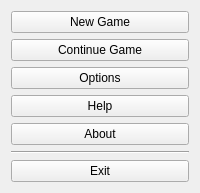
  <widget class="QWidget" name="page">
   <layout class="QGridLayout">
    <item row="0" column="0">
     <widget class="QPushButton" name="bNew">
      <property name="sizePolicy">
       <sizepolicy hsizetype="Expanding" vsizetype="Expanding">
        <horstretch>0</horstretch>
        <verstretch>0</verstretch>
       </sizepolicy>
      </property>
      <property name="maximumSize">
       <size>
        <width>16777215</width>
        <height>65</height>
       </size>
      </property>
      <property name="cursor">
       <cursorShape>PointingHandCursor</cursorShape>
      </property>
      <property name="mouseTracking">
       <bool>false</bool>
      </property>
      <property name="text">
       <string>New Game</string>
      </property>
      <property name="icon">
       <iconset resource="resources.qrc">
        <normaloff>:/gui/finish.png</normaloff>:/gui/finish.png</iconset>
      </property>
      <property name="iconSize">
       <size>
        <width>48</width>
        <height>48</height>
       </size>
      </property>
     </widget>
    </item>
    <item row="1" column="0">
     <widget class="QPushButton" name="bContinue">
      <property name="sizePolicy">
       <sizepolicy hsizetype="Expanding" vsizetype="Expanding">
        <horstretch>0</horstretch>
        <verstretch>0</verstretch>
       </sizepolicy>
      </property>
      <property name="maximumSize">
       <size>
        <width>16777215</width>
        <height>65</height>
       </size>
      </property>
      <property name="cursor">
       <cursorShape>PointingHandCursor</cursorShape>
      </property>
      <property name="mouseTracking">
       <bool>false</bool>
      </property>
      <property name="text">
       <string>Continue Game</string>
      </property>
      <property name="icon">
       <iconset resource="resources.qrc">
        <normaloff>:/gui/forward.png</normaloff>:/gui/forward.png</iconset>
      </property>
      <property name="iconSize">
       <size>
        <width>48</width>
        <height>48</height>
       </size>
      </property>
     </widget>
    </item>
    <item row="2" column="0">
     <widget class="QPushButton" name="bOptions">
      <property name="sizePolicy">
       <sizepolicy hsizetype="Expanding" vsizetype="Expanding">
        <horstretch>0</horstretch>
        <verstretch>0</verstretch>
       </sizepolicy>
      </property>
      <property name="maximumSize">
       <size>
        <width>16777215</width>
        <height>65</height>
       </size>
      </property>
      <property name="cursor">
       <cursorShape>PointingHandCursor</cursorShape>
      </property>
      <property name="mouseTracking">
       <bool>false</bool>
      </property>
      <property name="text">
       <string>Options</string>
      </property>
      <property name="icon">
       <iconset resource="resources.qrc">
        <normaloff>:/gui/configure.png</normaloff>:/gui/configure.png</iconset>
      </property>
      <property name="iconSize">
       <size>
        <width>48</width>
        <height>48</height>
       </size>
      </property>
     </widget>
    </item>
    <item row="3" column="0">
     <widget class="QPushButton" name="bHelp">
      <property name="sizePolicy">
       <sizepolicy hsizetype="Expanding" vsizetype="Expanding">
        <horstretch>0</horstretch>
        <verstretch>0</verstretch>
       </sizepolicy>
      </property>
      <property name="maximumSize">
       <size>
        <width>16777215</width>
        <height>65</height>
       </size>
      </property>
      <property name="cursor">
       <cursorShape>PointingHandCursor</cursorShape>
      </property>
      <property name="mouseTracking">
       <bool>false</bool>
      </property>
      <property name="text">
       <string>Help</string>
      </property>
      <property name="icon">
       <iconset resource="resources.qrc">
        <normaloff>:/gui/assistant.png</normaloff>:/gui/assistant.png</iconset>
      </property>
      <property name="iconSize">
       <size>
        <width>48</width>
        <height>48</height>
       </size>
      </property>
     </widget>
    </item>
    <item row="4" column="0">
     <widget class="QPushButton" name="bCredits">
      <property name="sizePolicy">
       <sizepolicy hsizetype="Expanding" vsizetype="Expanding">
        <horstretch>0</horstretch>
        <verstretch>0</verstretch>
       </sizepolicy>
      </property>
      <property name="maximumSize">
       <size>
        <width>16777215</width>
        <height>65</height>
       </size>
      </property>
      <property name="cursor">
       <cursorShape>PointingHandCursor</cursorShape>
      </property>
      <property name="mouseTracking">
       <bool>false</bool>
      </property>
      <property name="text">
       <string>About</string>
      </property>
     </widget>
    </item>
    <item row="6" column="0">
     <widget class="QPushButton" name="bExit">
      <property name="sizePolicy">
       <sizepolicy hsizetype="Expanding" vsizetype="Expanding">
        <horstretch>0</horstretch>
        <verstretch>0</verstretch>
       </sizepolicy>
      </property>
      <property name="maximumSize">
       <size>
        <width>16777215</width>
        <height>65</height>
       </size>
      </property>
      <property name="cursor">
       <cursorShape>PointingHandCursor</cursorShape>
      </property>
      <property name="mouseTracking">
       <bool>false</bool>
      </property>
      <property name="text">
       <string>Exit</string>
      </property>
      <property name="icon">
       <iconset resource="resources.qrc">
        <normaloff>:/gui/cancel.png</normaloff>:/gui/cancel.png</iconset>
      </property>
      <property name="iconSize">
       <size>
        <width>48</width>
        <height>48</height>
       </size>
      </property>
     </widget>
    </item>
    <item row="5" column="0">
     <widget class="Line" name="line_2">
      <property name="orientation">
       <enum>Qt::Horizontal</enum>
      </property>
     </widget>
    </item>
   </layout>
  </widget>
